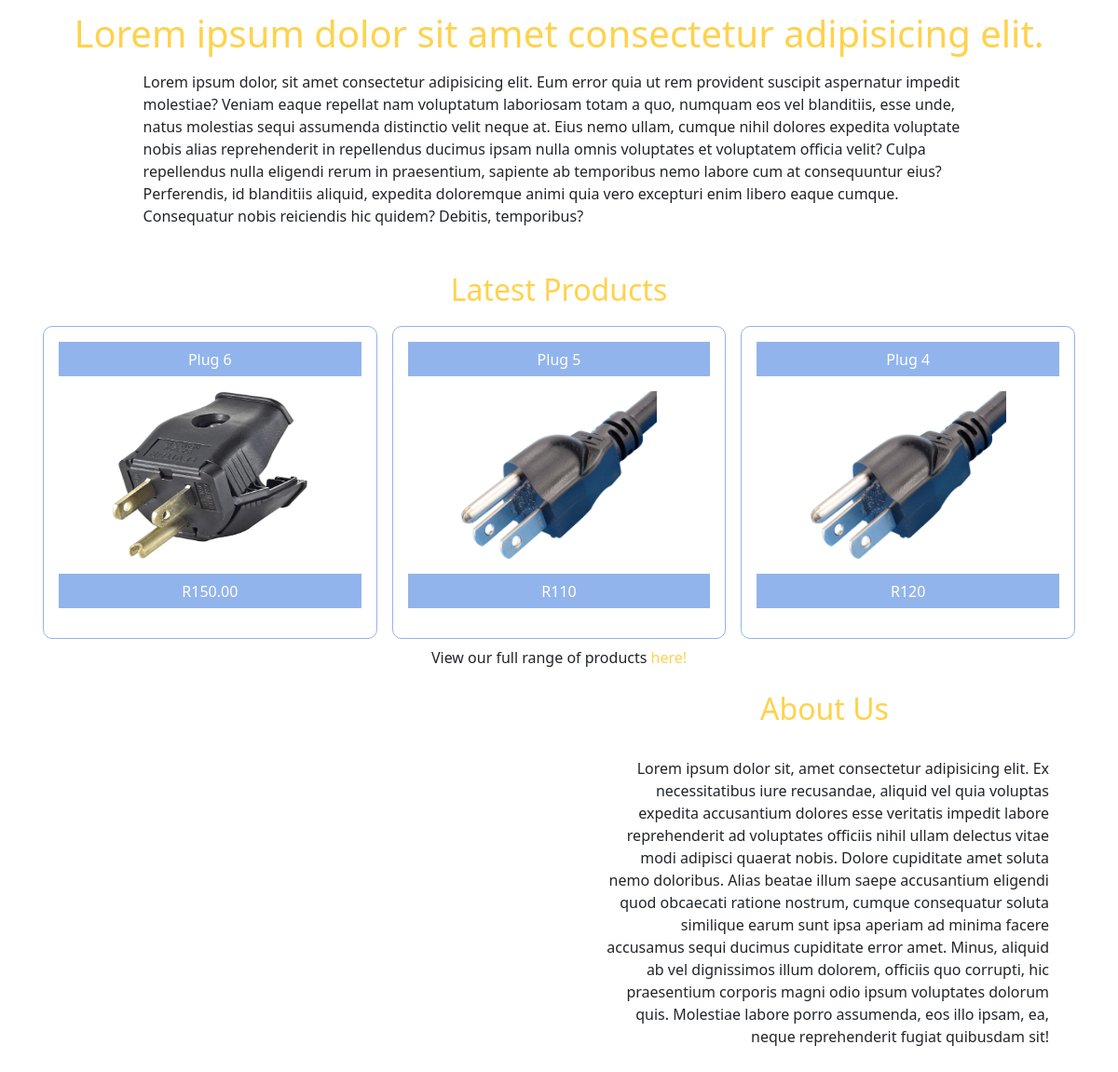
/ (lower part), run on an earlier commit of the app's database.
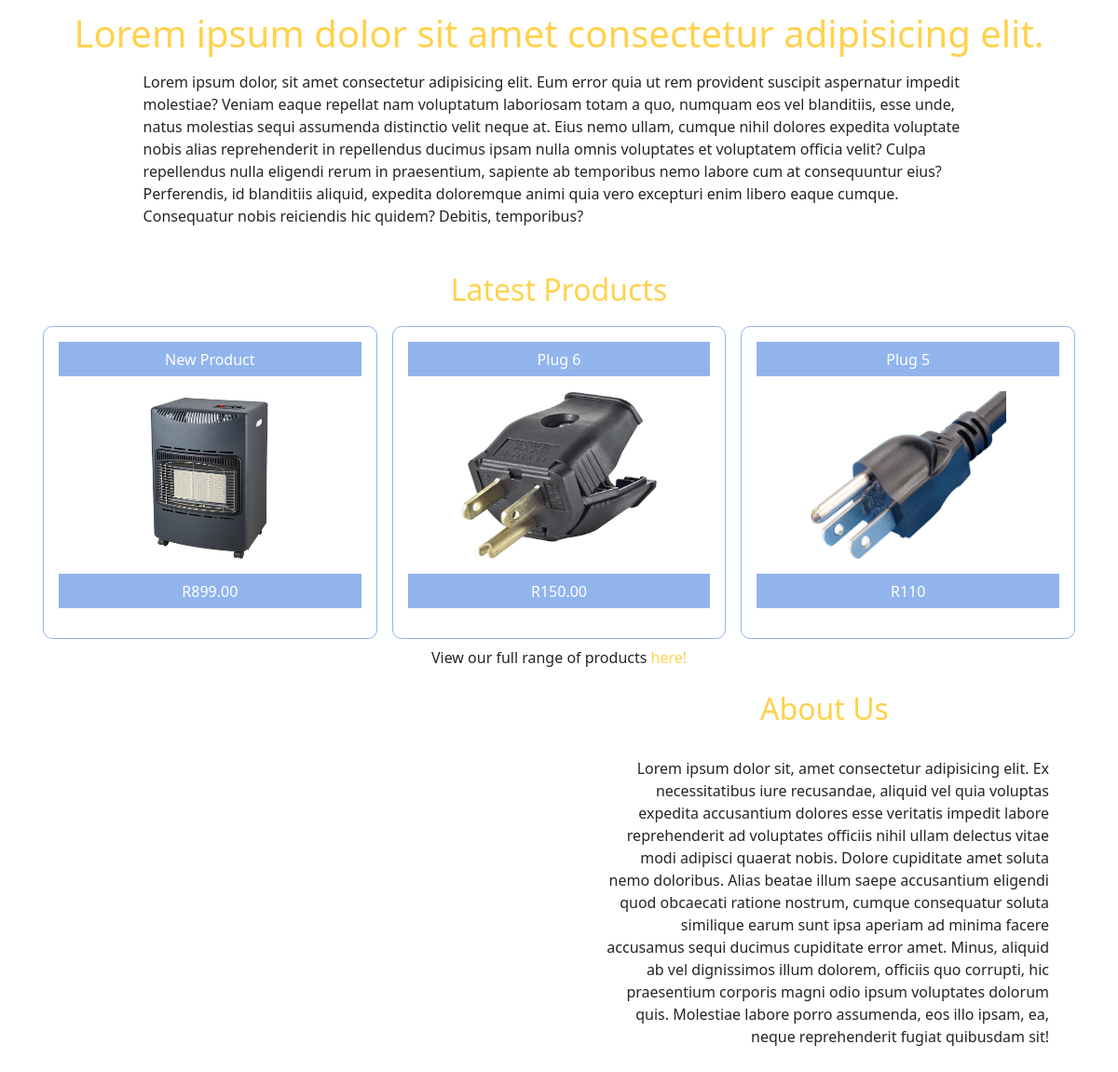
And on a later commit of the database.
### vish_app/models.py (models this page shows, shortened)
class Products(models.Model):
    product_title = models.CharField(max_length=50)
    product_description = models.TextField()
    product_price = models.CharField(max_length=10)
    product_image = models.ImageField()
    date = models.DateTimeField(default=timezone.now)

### vish_app/views.py (the view)
# urls.py: path('', HomePageView.as_view(), name='home-page'),
class HomePageView(TemplateView):
    template_name = 'vish_app/home-page.html'
    model = Products
    def get_context_data(self, **kwargs):
        context = super(HomePageView, self).get_context_data(**kwargs)
        context['products'] = Products.objects.order_by('-date')[:3]
        return context

### vish_app/templates/vish_app/home-page.html (shortened to what this page needs)
{% extends 'vish_app/base.html' %}
{% load static %}
{% block body %}
<div class="homePageFull">
    <div class="container col-auto my-5">
        <h1 class="mt-2 p-2 text-center">Lorem ipsum dolor sit amet consectetur adipisicing elit.</h1>
        <p id="homePageText">Lorem ipsum dolor, sit amet consectetur adipisicing elit. Eum error quia ut rem provident suscipit aspernatur impedit molestiae? Veniam eaque repellat nam voluptatum laboriosam totam a quo, numquam eos vel blanditiis, esse unde, natus molestias sequi assumenda distinctio velit neque at. Eius nemo ullam, cumque nihil dolores expedita voluptate nobis alias reprehenderit in repellendus ducimus ipsam nulla omnis voluptates et voluptatem officia velit? Culpa repellendus nulla eligendi rerum in praesentium, sapiente ab temporibus nemo labore cum at consequuntur eius? Perferendis, id blanditiis aliquid, expedita doloremque animi quia vero excepturi enim libero eaque cumque. Consequatur nobis reiciendis hic quidem? Debitis, temporibus?</p>
    </div>
    <div class="container text-center">
        <h2 class="mb-1">Latest Products</h2>
        <div class="row p-2">
                {% if products %}
                    {% for product in products %}
                        <div class="col-sm p-3 m-lg-2 mt-sm-1" id="homePageProducts">
                            <p id="productDetailTitle">{{ product.product_title }}</p>
                            <img src="{{ product.product_image.url }}" alt="" width="210" height="180">
                            <p class="mt-3" id="productPrice">R{{ product.product_price }}</p>
                        </div>
                    {% endfor %}
                {% endif %}
                <p>View our full range of products <a href="{% url 'products-list' %}">here!</a></p>
        </div>
    </div>
    <div class="container">
        <div class="row">
            <div class="col-sm mb-lg-5">
            </div>
            <div class="col-sm text-center">
                <h2>About Us</h2>
                <p class="text-end m-3 p-3">Lorem ipsum dolor sit, amet consectetur adipisicing elit. Ex necessitatibus iure recusandae, aliquid vel quia voluptas expedita accusantium dolores esse veritatis impedit labore reprehenderit ad voluptates officiis nihil ullam delectus vitae modi adipisci quaerat nobis. Dolore cupiditate amet soluta nemo doloribus. Alias beatae illum saepe accusantium eligendi quod obcaecati ratione nostrum, cumque consequatur soluta similique earum sunt ipsa aperiam ad minima facere accusamus sequi ducimus cupiditate error amet. Minus, aliquid ab vel dignissimos illum dolorem, officiis quo corrupti, hic praesentium corporis magni odio ipsum voluptates dolorum quis. Molestiae labore porro assumenda, eos illo ipsam, ea, neque reprehenderit fugiat quibusdam sit!</p>
            </div>
        </div>
    </div>
</div>
{% endblock body %}

What changed in the data, as far as the page shows it:
no longer on this page (row unchanged): Products: product_title "Plug 4", product_image (picture), product_price "120"
added Products: product_title "New Product", product_image (picture), product_price "899.00"
